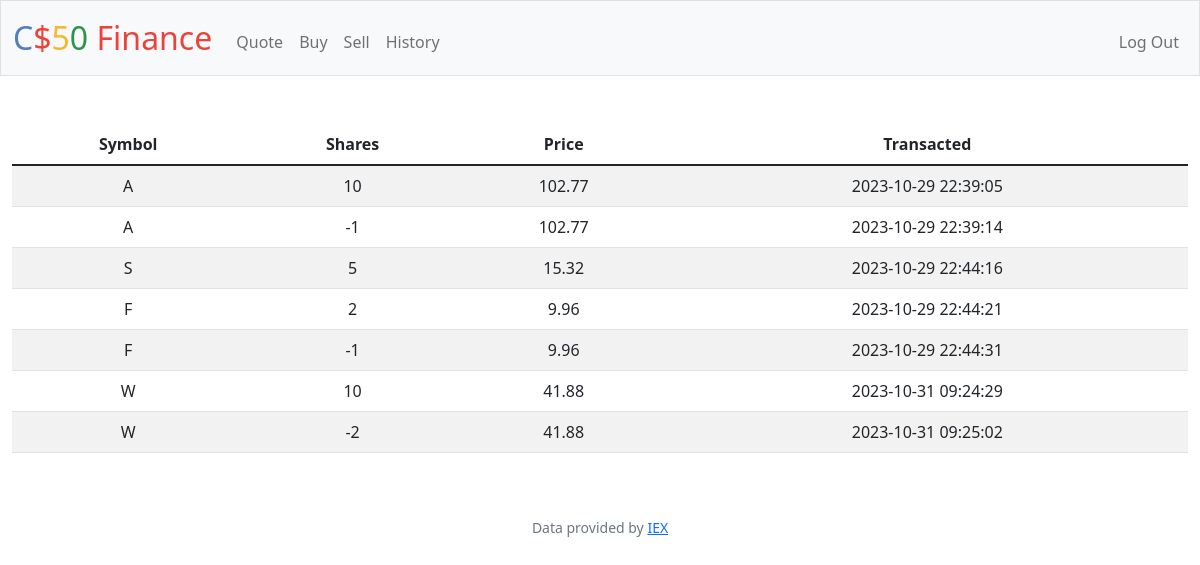
Screenshot of /history (signed in) with the database file from the repository.
### tables this page shows
CREATE TABLE sell (
   sell_id INTEGER,
   symbol TEXT,
   symbol_name TEXT,
   shares INTEGER,
   price NUMERIC,
   total NUMERIC,
   user_id INTEGER,
   date_time TIMESTAMP DEFAULT CURRENT_TIMESTAMP NOT NULL,
   stat TEXT,
   PRIMARY KEY(sell_id)
   FOREIGN KEY(user_id) REFERENCES users(id)
);

### app.py (the view)
@app.route("/history")
@login_required
def history():
    transactions = db.execute(
        "SELECT * FROM sell WHERE user_id = ?", session["user_id"]
    )
    print(transactions)
    return render_template("history.html", history=transactions)

### app.py (called while the page is built)
@app.after_request
def after_request(response):
    response.headers["Cache-Control"] = "no-cache, no-store, must-revalidate"
    response.headers["Expires"] = 0
    response.headers["Pragma"] = "no-cache"
    return response

### helpers.py (called while the page is built)
def login_required(f):
    @wraps(f)
    def decorated_function(*args, **kwargs):
        if session.get("user_id") is None:
            return redirect("/login")
        return f(*args, **kwargs)
    return decorated_function

### templates/history.html (shortened to what this page needs)
{% extends "layout.html" %}
   {% block main %}
    <div class="section">
        <table class="table table-striped">
            <thead>
                <tr>
                    <th>Symbol</th>
                    <th>Shares</th>
                    <th>Price</th>
                    <th>Transacted</th>
                </tr>
            </thead>
            <tbody>
                {% for date in history %}
                    <tr>
                        <td id="{{ date['id'] }}">{{ date.symbol }}</td>
                        <td id="{{ date['id'] }}">{{ date["shares"] }}</td>
                        <td id="{{ date['id'] }}">{{ date["price"] }}</td>
                        <td id="{{ date['id'] }}">{{ date["date_time"] }}</td>
                    </tr>
                {% endfor %}
            </tbody>
        </table>
    </div>
{% endblock %}

### rows the page displays
sell: symbol "A", shares "10", price "102.77", date_time "2023-10-29 22:39:05"
sell: symbol "A", shares "-1", price "102.77", date_time "2023-10-29 22:39:14"
sell: symbol "S", shares "5", price "15.32", date_time "2023-10-29 22:44:16"
sell: symbol "F", shares "2", price "9.96", date_time "2023-10-29 22:44:21"
sell: symbol "F", shares "-1", price "9.96", date_time "2023-10-29 22:44:31"
sell: symbol "W", shares "10", price "41.88", date_time "2023-10-31 09:24:29"
sell: symbol "W", shares "-2", price "41.88", date_time "2023-10-31 09:25:02"
